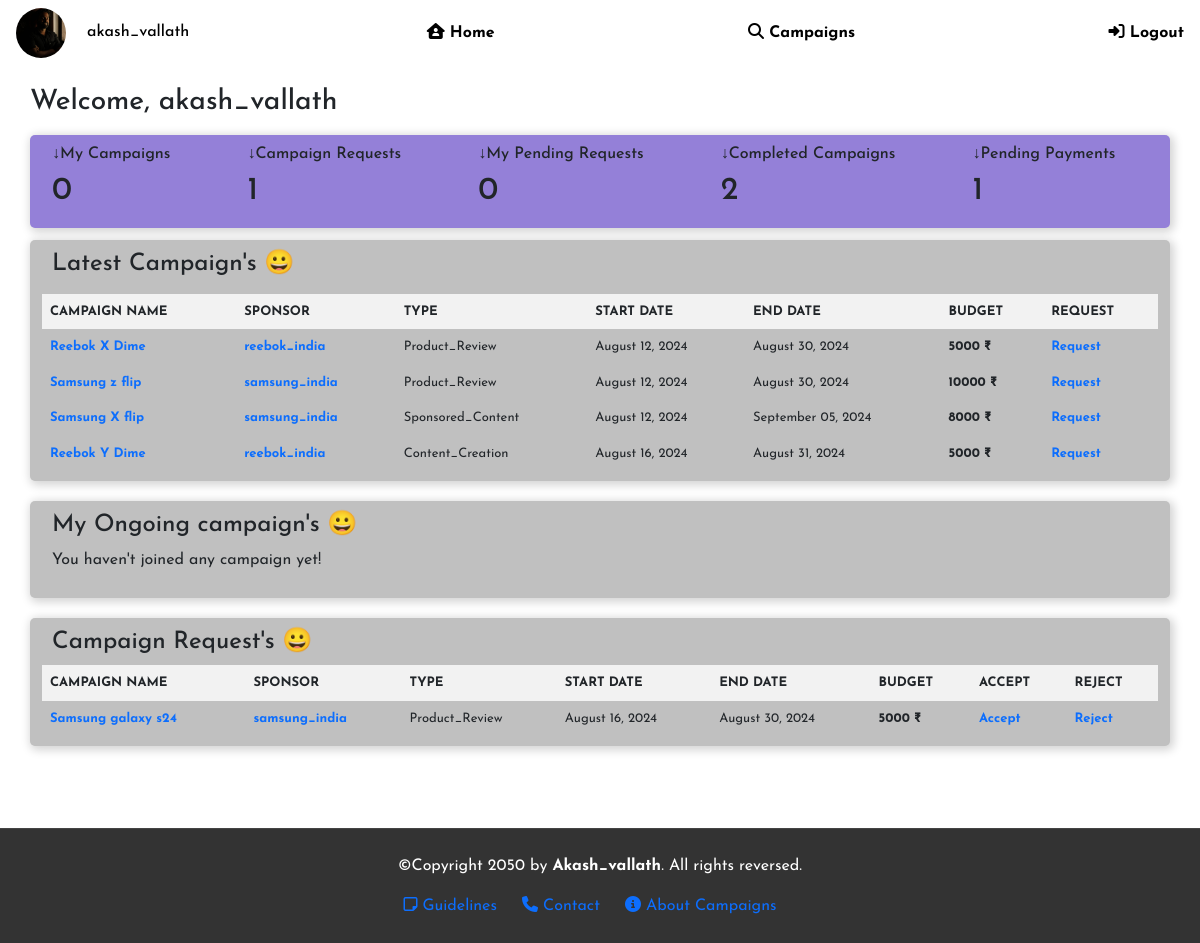
Page /influencer/1/home (signed in) on the committed database.
### models.py (models this page shows)
class Influencer(db.Model):
    id = db.Column(db.Integer, primary_key=True)
    username = db.Column(db.String, unique=True, nullable=False)
    passhash = db.Column(db.String(256), nullable=False)
    fullname = db.Column(db.String, nullable=True)
    email = db.Column(db.String, nullable=False, unique=True)
    instagram = db.Column(db.Boolean, nullable=False, default=False)
    facebook = db.Column(db.Boolean, nullable=False, default=False)
    youtube = db.Column(db.Boolean, nullable=False, default=False)
    linkedin = db.Column(db.Boolean, nullable=False, default=False)
    niche = db.Column(db.String, nullable=False, default="N/A")
    aboutyou = db.Column(db.String, nullable=False, default="N/A")
    profilepic = db.Column(db.Boolean, default=False)
    file_extension = db.Column(db.String, nullable=False, default="N/A")
    likes = db.Column(db.Integer, default=0)
    flag = db.Column(db.Boolean, nullable=False, default=False)
    feedbackdata = db.relationship('InfluencerFeedbackData', backref='influencer', lazy=True, cascade='all, delete-orphan')
    completed_campaigns = db.relationship('CompletedCampaigns', backref='influencer', lazy=True, cascade='all, delete-orphan')
    my_data = db.relationship('InfluencerData', backref='influencer', lazy=True, cascade='all, delete-orphan')
    ongoing_events = db.relationship('Ongoingevents', backref='influencer', lazy=True, cascade='all, delete-orphan')
    influencer_requests = db.relationship('InfluencerRequests', backref='influencer', lazy=True, cascade='all, delete-orphan')
    sponsor_requests = db.relationship('SponsorRequests', backref='influencer', lazy=True, cascade='all, delete-orphan')
    negotiates = db.relationship('Negotiate', backref='influencer', lazy=True, cascade='all, delete-orphan')

class Campaign(db.Model):
    id = db.Column(db.Integer, primary_key=True)
    name = db.Column(db.String, nullable=False)
    typeofcampaign = db.Column(db.String, nullable=False)
    budget = db.Column(db.Integer, nullable=False)
    description = db.Column(db.String, nullable=False)
    goals = db.Column(db.String, nullable=False)
    audience = db.Column(db.String, nullable=False)
    communication = db.Column(db.String, nullable=False)
    created_on = db.Column(db.DateTime, nullable=False, default=datetime.now())
    deadline = db.Column(db.DateTime, nullable=False)
    companyname = db.Column(db.String, nullable=False)
    sponsor_id = db.Column(db.Integer, db.ForeignKey('sponsor.id'), nullable=False)
    likes = db.Column(db.Integer, default=0)
    flag = db.Column(db.Boolean, nullable=False, default=False)
    completed_campaigns = db.relationship('CompletedCampaigns', backref='campaign', lazy=True, cascade='all, delete-orphan')
    influencer_requests = db.relationship('InfluencerRequests', backref='campaign', lazy=True, cascade='all, delete-orphan')
    sponsor_requests = db.relationship('SponsorRequests', backref='campaign', lazy=True, cascade='all, delete-orphan')
    ongoing_events = db.relationship('Ongoingevents', backref='campaign', lazy=True, cascade='all, delete-orphan')
    negotiates = db.relationship('Negotiate', backref='campaign', lazy=True, cascade='all, delete-orphan')

class Sponsor(db.Model):
    id = db.Column(db.Integer, primary_key=True)
    username = db.Column(db.String, unique=True, nullable=False)
    passhash = db.Column(db.String(256), nullable=False)
    email = db.Column(db.String, nullable=False, unique=True)
    companyname = db.Column(db.String, nullable=False)
    industrysector = db.Column(db.String, nullable=False)
    companybackground = db.Column(db.String, nullable=False)
    profilepic = db.Column(db.Boolean, default=False)
    file_extension = db.Column(db.String, nullable=False, default="N/A")
    flag = db.Column(db.Boolean, nullable=False, default=False)
    negotiations = db.relationship('Negotiate', backref='sponsor', lazy=True, cascade='all, delete-orphan')
    feedbackdata = db.relationship('SponsorFeedbackData', backref='sponsor', lazy=True, cascade='all, delete-orphan')
    completed_campaigns = db.relationship('CompletedCampaigns', backref='sponsor', lazy=True)
    carddetail = db.relationship('SponsorCardDetails', backref='sponsor', lazy=True, cascade='all, delete-orphan')
    campaigns = db.relationship('Campaign', backref='sponsor', lazy=True, cascade='all, delete-orphan')
    ongoing_events = db.relationship('Ongoingevents', backref='sponsor', lazy=True, cascade='all, delete-orphan')
    influencer_requests = db.relationship('InfluencerRequests', backref='sponsor', lazy=True, cascade='all, delete-orphan')
    sponsor_requests = db.relationship('SponsorRequests', backref='sponsor', lazy=True, cascade='all, delete-orphan')

class SponsorRequests(db.Model):
    id = db.Column(db.Integer, primary_key=True)
    campaign_id = db.Column(db.Integer, db.ForeignKey('campaign.id'), nullable=False)
    influencer_id = db.Column(db.Integer, db.ForeignKey('influencer.id'), nullable=False)
    sponsor_id = db.Column(db.Integer, db.ForeignKey('sponsor.id'), nullable=False)

### routes.py (the view)
@app.route('/influencer/<int:id>/home')
@login_required
def influencerhome(id):
    influencer = Influencer.query.get(id)
    pending_requests = influencer.influencer_requests
    negotiations = influencer.negotiates
    sponsor_requests = influencer.sponsor_requests
    completed_campaigns = CompletedCampaigns.query.filter_by(influencer_id=influencer.id).all()
    pending_payments = CompletedCampaigns.query.filter_by(influencer_id=influencer.id, payment_status=False).all()
    my_campaigns = Ongoingevents.query.filter_by(influencer_id=id).all()
    latest_campaigns = Campaign.query.filter_by(communication="public").all()
    if len(latest_campaigns) > 10:
        latest_campaigns = list(latest_campaigns.reverse())[:10]
    today = datetime.today()
    last_2week_start = today - timedelta(days=today.weekday() + 7)
    campaignthisweek = Campaign.query.filter((Campaign.created_on >= last_2week_start) & (Campaign.communication == "public")).all()
    return render_template('influencerhomepage.html', influencer=influencer, my_campaigns=my_campaigns, negotiations=negotiations,
                           sponsor_requests=sponsor_requests, pending_requests=pending_requests, completed_campaigns=completed_campaigns,
                           latest_campaigns=latest_campaigns, campaignthisweek=campaignthisweek, pending_payments=pending_payments)

### routes.py (called while the page is built)
def login_required(func):
    @wraps(func)
    def wrapper(*args, **kwargs):
        if 'username' not in session:
            flash("You need to login first")
            return redirect(url_for('login'))
        influencer = Influencer.query.filter_by(username=session['username']).first()
        sponsor = Sponsor.query.filter_by(username=session['username']).first()
        admin = Admin.query.filter_by(username=session['username']).first()
        if sponsor or influencer or admin:
            return func(*args, **kwargs)
        session.pop('username')
        return redirect(url_for('login'))
    return wrapper

### templates/influencerhomepage.html (shortened to what this page needs)
{% extends 'layout.html' %}
{% block body %}
<div class="navbar">
    <div>
        {% if influencer.profilepic %}
        {% set filename = influencer.username + influencer.file_extension %}
        <a style="display: inline;" class="no-hover" href="{{url_for('influencer_myprofile', id=influencer.id)}}"><img class="roundimage" src="{{url_for('static', filename='profilepics/' + filename)}}"></a>
        {% else %}
        <a style="display: inline;" class="no-hover" href="{{url_for('influencer_myprofile', id=influencer.id)}}"><img class="roundimage" src="https://api.dicebear.com/9.x/thumbs/svg?seed=Mimi"></a>
        {% endif %}
        <h6 style="display: inline;">{{ influencer.username }}</h6>
    </div>
    <a href="{{url_for('home')}}"><i class="fa-solid fa-house-user"></i> Home</a>
    <a href="{{ url_for('influencer_find_campaign', id=influencer.id )}}"><i class="fa-solid fa-magnifying-glass"></i> Campaigns</a>
    {% if 'username' in session %}
    <a href="{{url_for('logout')}}"><i class="fa-solid fa-right-to-bracket"></i> Logout</a>
    {% else %}
    <a href="{{url_for('login')}}"><i class="fa-solid fa-right-to-bracket"></i> Login</a>
    {% endif %}
</div>
<div class="content">
    <h3 style="margin-left: 10px; margin-bottom: 15px;">Welcome, {{influencer.username}}</h3>
    <div class="container" style="display: flex; background-color: rgb(148, 128, 216);">
        <div style="margin-left: 10px;">
            <h6>↓My Campaigns </h6>
            <h2>{{ my_campaigns|length }}</h2>
        </div>
        <div style="margin-left: 77px;">
            <h6>↓Campaign Requests </h6>
            <h2>{{ sponsor_requests|length }}</h2>
        </div>
        <div style="margin-left: 77px;">
            <h6>↓My Pending Requests </h6>
            <h2>{{ pending_requests|length + negotiations|length }}</h2>
        </div>
        <div style="margin-left: 77px;">
            <h6>↓Completed Campaigns </h6>
            <h2>{{ completed_campaigns|length }}</h2>
        </div>
        <div style="margin-left: 77px;">
            <h6>↓Pending Payments </h6>
            <h2>{{ pending_payments|length }}</h2>
        </div>
    </div>
    <div class="container" style="margin-top: 10px;">
        <h4 style="margin-left: 10px; margin-bottom: 15px;">Latest Campaign's 😀</h4>
        {% if latest_campaigns %}
        <table>
            <tr>
                <th>CAMPAIGN NAME</th>
                <th>SPONSOR</th>
                <th>TYPE</th>
                <th>START DATE</th>
                <th>END DATE</th>
                <th>BUDGET</th>
                <th>REQUEST</th>
            </tr>
        {% for campaign in latest_campaigns %}
            <tr>
                <td><a href="{{url_for('campaign', cmpid=campaign.id, infid=influencer.id)}}"><b>{{ campaign.name }}</b></a></td>
                <td><a href="{{url_for('sponsorprofileforinfluencer', id=influencer.id, sponsor_id=campaign.sponsor.id)}}"><b>{{ campaign.sponsor.username }}</b></a></td>
                <td>{{ campaign.typeofcampaign }}</td>
                <td>{{ campaign.created_on.strftime('%B %d, %Y') }}</td>
                <td>{{ campaign.deadline.strftime('%B %d, %Y') }}</td>
                <td><b>{{ campaign.budget }} ₹</b></td>
                <td><a href="{{url_for('influencer_request', campaign_id=campaign.id, influencer_id=influencer.id)}}"><b>Request</b></a></td>
            </tr>
        {% endfor %}
        </table>
        {% else %}
        <p style="margin-left: 10px;">No public campaigns are avilable now!<p>
        {% endif %}
    </div>
    <div class="container" style="margin-top: 20px;">
        <h4 style="margin-left: 10px;">My Ongoing campaign's 😀</h4>
        {% if my_campaigns %}
        <table>
        <tr>
            <th>CAMPAIGN NAME</th>
            <th>SPONSOR</th>
            <th>TYPE</th>
            <th>START DATE</th>
            <th>BUDGET</th>
            <th>END DATE</th>
        </tr>
        {% for event in my_campaigns %}
        <tr>
            <td><a href="{{url_for('campaign', cmpid=event.campaign.id, infid=influencer.id)}}"><b>{{ event.campaign.name }}</b></a></td>
            <td><a href="{{url_for('sponsorprofileforinfluencer', id=influencer.id, sponsor_id=event.campaign.sponsor.id)}}"><b>{{ event.campaign.sponsor.username }}</b></a></td>
            <td>{{ event.campaign.typeofcampaign }}</td>
            <td>{{ event.campaign.created_on.strftime('%B %d, %Y') }}</td>
            <td><b>{{ event.budget }} ₹</b></td>
            <td>{{ event.campaign.deadline.strftime('%B %d, %Y') }}</td>
        </tr>
        {% endfor %}
        </table>
        {% else %}
        <p style="margin-left: 10px;">You haven't joined any campaign yet!<p>
        {% endif %}
    </div>
    {% if sponsor_requests %}
    <div class="container" style="margin-top: 20px;">
        <h4 style="margin-left: 10px;">Campaign Request's 😀</h4>
        <table>
            <tr>
                <th>CAMPAIGN NAME</th>
                <th>SPONSOR</th>
                <th>TYPE</th>
                <th>START DATE</th>
                <th>END DATE</th>
                <th>BUDGET</th>
                <th>ACCEPT</th>
                <th>REJECT</th>
            </tr>
        {% for request in sponsor_requests %}
        <tr>
            <td><a href="{{url_for('campaign', cmpid=request.campaign.id, infid=influencer.id)}}"><b>{{ request.campaign.name }}</b></a></td>
            <td><a href="{{url_for('sponsorprofileforinfluencer', id=influencer.id, sponsor_id=request.campaign.sponsor.id)}}"><b>{{ request.campaign.sponsor.username }}</b></a></td>
            <td>{{ request.campaign.typeofcampaign }}</td>
            <td>{{ request.campaign.created_on.strftime('%B %d, %Y') }}</td>
            <td>{{ request.campaign.deadline.strftime('%B %d, %Y') }}</td>
            <td><b>{{ request.campaign.budget }} ₹</b></td>
            <td><a href="{{url_for('influencer_campaign_accept_reject', operation='accept',campaign_id=request.campaign.id,influencer_id=influencer.id,sponsor_id=request.campaign.sponsor.id)}}"><b>Accept</b></a></td>
            <td><a href="{{url_for('influencer_campaign_accept_reject', operation='reject',campaign_id=request.campaign.id,influencer_id=influencer.id,sponsor_id=request.campaign.sponsor.id)}}"><b>Reject</b></a></td>
        </tr>
        {% endfor %}
        </table>
    </div>
    {% endif %}
</div>
{% include 'footer.html' %}
{% endblock body %}

### static/home.css (style rules this page uses)
body { background-size: cover; background-position: center; font-family:'Inter', sans-serif; font-size: medium; font-weight: 400; }
.navbar { background-size: cover; background-position: center; color: black; position: fixed; padding: 15px; border-radius: 5px; box-sizing: border-box; display: flex; flex-direction:row; }
.navbar a { color: black; text-decoration: none; font-weight: bolder; display: block; margin-right: 6px; margin-left: 6px; padding: 10px; border-radius: 5px; transition: background-color 0.3s, padding-left 0.3s, box-shadow 0.3s; }
.content { padding: 20px; }
.container { background-color:silver; padding: 10px; border-radius: 5px; box-shadow:2px 2px 10px 2px lightgray; margin-top: 2px; margin-bottom: 12px; }
.roundimage { width: 50px; height: 50px; border-radius: 50%; overflow: hidden; }
table { width: 100%; }
th, td { font-size: small; border: 1px solid #ddd; padding: 8px; text-align: left; word-wrap: break-word; }
th { background-color: #f2f2f2; }
table a { text-decoration: none; }

### rows in the picture
Influencer: username "akash_vallath"
Campaign: name "Reebok X Dime", sponsor.username "reebok_india", typeofcampaign "Product_Review", created_on "August 12, 2024", deadline "August 30, 2024", budget "5000"
Campaign: name "Samsung z flip", sponsor.username "samsung_india", typeofcampaign "Product_Review", created_on "August 12, 2024", deadline "August 30, 2024", budget "10000"
Campaign: name "Samsung X flip", sponsor.username "samsung_india", typeofcampaign "Sponsored_Content", created_on "August 12, 2024", deadline "September 05, 2024", budget "8000"
Campaign: name "Reebok Y Dime", sponsor.username "reebok_india", typeofcampaign "Content_Creation", created_on "August 16, 2024", deadline "August 31, 2024", budget "5000"
SponsorRequests: campaign.name "Samsung galaxy s24", campaign.sponsor.username "samsung_india", campaign.typeofcampaign "Product_Review", campaign.created_on "August 16, 2024", campaign.deadline "August 30, 2024", campaign.budget "5000"

### other values in the picture
{{ my_campaigns|length }} "0"
{{ sponsor_requests|length }} "1"
{{ pending_requests|length + negotiations|length }} "0"
{{ completed_campaigns|length }} "2"
{{ pending_payments|length }} "1"
